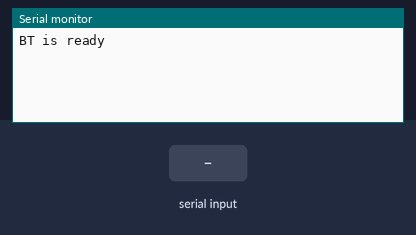
Simulated run of this sketch. Board: Arduino Mega 2560, built with avr-gcc and run on an emulated ATmega2560. Shown: the last lines printed to the serial monitor. The inputs (shaded band) are chosen by the test bench.

Above: at 1.2 s.
1.3 s: "1" received over the second serial link
At 2.0 s:
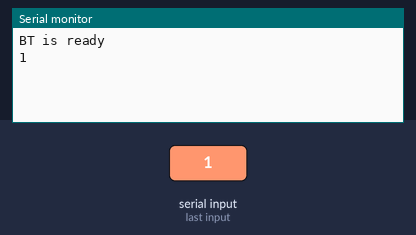
2.8 s: "0" received over the second serial link
At 3.2 s:
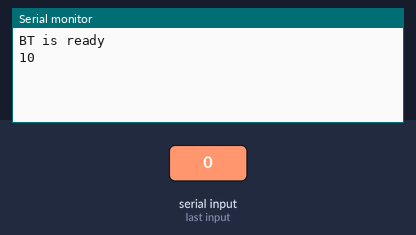

The sketch:

BTtest.ino
```cpp
//進入AT MODE
//Serial3做藍芽端 Serial做電腦端

void setup() {
  Serial.begin(38400);
  Serial3.begin(38400);//hc-05必要
  Serial.println("BT is ready");
}

void loop() {
  if(Serial3.available()){
    Serial.write(Serial3.read());
    delay(20);
  }
  if(Serial.available()){
    Serial3.write(Serial.read());
    delay(20);
  }
  delay(20);
}
```

Measured:
- after the input at 1.3 s, the serial monitor: prints a new line at once (image 1)
- after the input at 2.8 s, the serial monitor: prints a new line at once (image 2)
